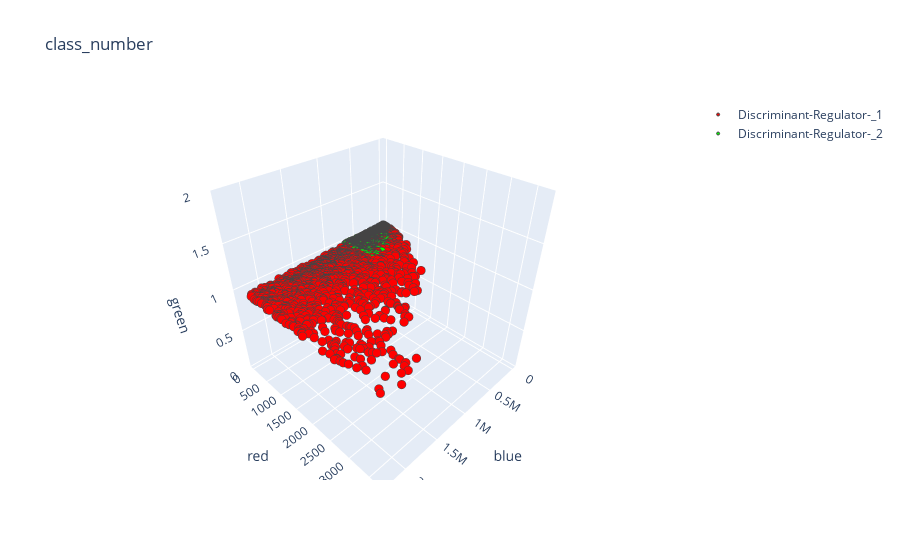

The notebook cell saved with this chart:
### Code cell
df_plot = df_all.sample(4000)

dr1 = go.Scatter3d(
    x=df_plot[df_plot['class_number'] == 1]['discriminant'],
    y=df_plot[df_plot['class_number'] == 1]['regulator'],
    z=df_plot[df_plot['class_number'] == 1]['zeta_coefficients'],
    mode='markers',
    marker = dict(size=3,
                  color='rgb(255,0,0)',
                  line=dict(width=1)),
    name ='Discriminant-Regulator-_1'
)
dr2 = go.Scatter3d(
    x=df_plot[df_plot['class_number'] == 2]['discriminant'],
    y=df_plot[df_plot['class_number'] == 2]['regulator'],
    z=df_plot[df_plot['class_number'] == 2]['zeta_coefficients'],
    mode='markers',
    marker = dict(size=3,
                  color='rgb(0,255,0)',
                  line=dict(width=1)),
    name ='Discriminant-Regulator-_2'
)

data = [dr1, dr2]
layout = go.Layout(
    title='class_number',
    scene = dict(
        xaxis = dict(title='blue'),
        yaxis = dict(title='red'),
        zaxis = dict(title='green'),)
)
fig = go.Figure(data=data, layout=layout)
py.iplot(fig, filename='class_number')

### Figure 1 — Plotly figure (JSON) as saved in the notebook; plotly's stock layout.template omitted (floating-point values rounded to 4 significant figures; data arrays with more than 128 entries replaced by an {"elided": "..."} marker saying what was removed)
{"data": [{"marker": {"color": "rgb(255,0,0)", "line": {"width": 1}, "size": 3}, "mode": "markers", "name": "Discriminant-Regulator-_1", "type": "scatter3d", "x": {"elided": "1967 int values"}, "y": {"elided": "1967 float values"}, "z": {"elided": "1967 int values"}}, {"marker": {"color": "rgb(0,255,0)", "line": {"width": 1}, "size": 3}, "mode": "markers", "name": "Discriminant-Regulator-_2", "type": "scatter3d", "x": {"elided": "2033 int values"}, "y": {"elided": "2033 float values"}, "z": {"elided": "2033 int values"}}], "layout": {"scene": {"xaxis": {"title": {"text": "blue"}}, "yaxis": {"title": {"text": "red"}}, "zaxis": {"title": {"text": "green"}}}, "title": {"text": "class_number"}}}
